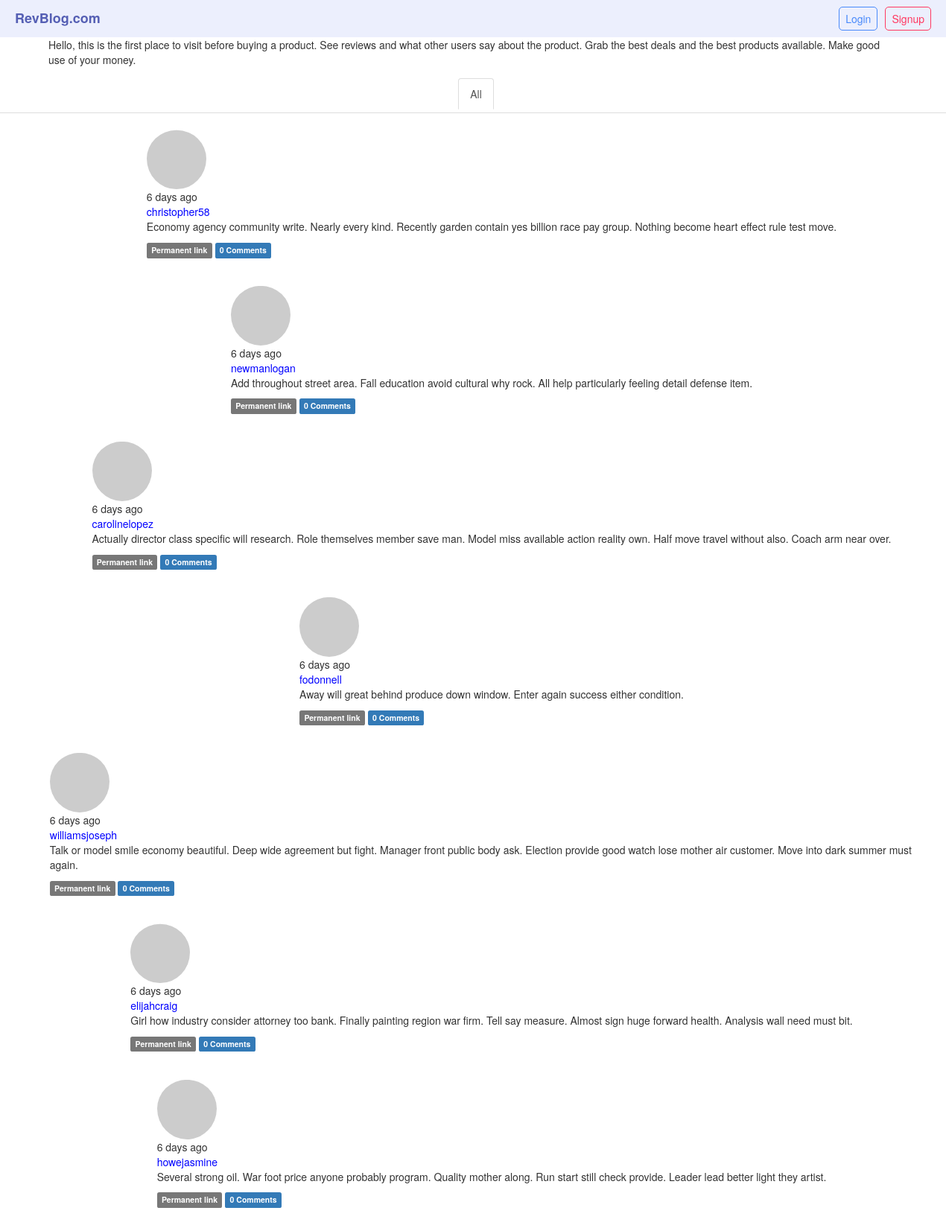
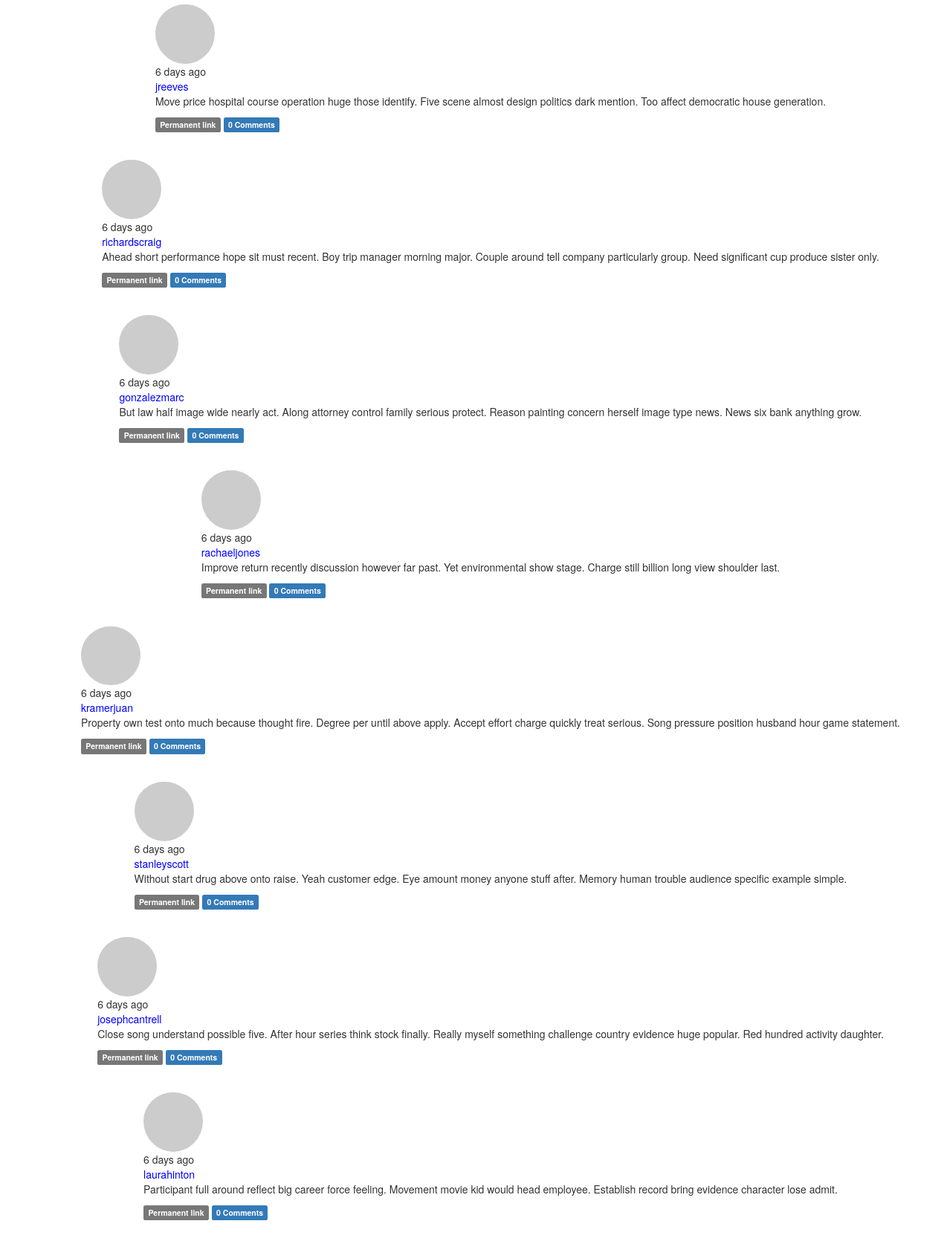
The page /home (upper part) on the database its author committed (2 pictures, top to bottom).
### app/models.py (models this page shows, shortened)
class Post(db.Model):
    __tablename__='posts'
    id=db.Column(db.Integer,primary_key=True)
    body=db.Column(db.Text)
    timestamp=db.Column(db.DateTime,index=True,default=datetime.utcnow)
    body_html=db.Column(db.Text)
    author_id=db.Column(db.Integer,db.ForeignKey('users.id'))
    comments=db.relationship('Comment',backref='post',lazy='dynamic')

class User(UserMixin,db.Model):
    __tablename__='users'
    id=db.Column(db.Integer,primary_key=True,autoincrement=True)
    email=db.Column(db.String(64),unique=True,index=True)
    name=db.Column(db.String(64))
    username=db.Column(db.String(64),unique=True,index=True)
    password_hash=db.Column(db.String(128))
    confirmed=db.Column(db.Boolean,default=False)
    location=db.Column(db.String(64))
    about_me=db.Column(db.Text())
    member_since=db.Column(db.DateTime(),default=datetime.utcnow)
    last_seen=db.Column(db.DateTime(),default=datetime.utcnow)
    avatar_hash=db.Column(db.String(64))
    role_id=db.Column(db.Integer,db.ForeignKey('roles.id'))
    posts=db.relationship('Post',backref='author',lazy='dynamic')
    followed=db.relationship('Follow',foreign_keys=[Follow.follower_id],backref=db.backref('follower', lazy='joined'), lazy='dynamic', cascade='all, delete-orphan')
    followers = db.relationship('Follow', foreign_keys=[Follow.followed_id], backref=db.backref('followed', lazy='joined'), lazy='dynamic', cascade='all, delete-orphan')
    comments=db.relationship('Comment',backref='author',lazy='dynamic')
    @property
    def password(self):
        raise AttributeError('Password is not a readable attribute')
    def gravatar(self,size=100,default='identicon',rating='g'):
        if request.is_secure:
            url = 'https://secure.gravatar.com/avatar'
        else:
            url = 'http://www.gravatar.com/avatar'
        hash = hashlib.md5(self.email.lower().encode('utf-8')).hexdigest()
        return '{url}/{hash}?s={size}&d={default}&r={rating}'.format(url=url, hash=hash, size=size, default=default, rating=rating)

### app/main/views.py (the view)
@main.route('/',methods=['GET','POST'])
@main.route('/home',methods=['GET','POST'])
def home():
    form=PostForm()
    if current_user.can(Permission.WRITE) and form.validate_on_submit():
        post=Post(body=form.body.data,author=current_user._get_current_object())
        db.session.add(post)
        db.session.commit()
        redirect(url_for(".home"))
    posts=Post.query.order_by(Post.timestamp.desc()).all()
    page = request.args.get('page', 1, type=int)
    show_followed=False
    if current_user.is_authenticated:
        show_followed=bool(request.cookies.get('show_followed',''))
    if show_followed:
        query=current_user.followed_posts
    else:
        query=Post.query
    pagination = Post.query.order_by(Post.timestamp.desc()).paginate(page,per_page=current_app.config['MICROBLOG_POSTS_PER_PAGE'], error_out=False)
    posts = pagination.items
    return render_template('index.html',form=form,posts=posts,show_followed=show_followed, pagination=pagination)

### app/main/__init__.py (called while the page is built)
@main.app_context_processor
def inject_permission():
    return dict(Permission=Permission)

### app/main/views.py (called while the page is built)
@main.after_app_request
def after_request(response):
    for query in get_debug_queries():
        if query.duration >= current_app.config['MICROBLOG_SLOW_DB_QUERY_TIME']:
            current_app.logger.warning('Slow query: %s\nParameters: %s\nDuration: %fs\nContext: %s\n'% (query.statement, query.parameters, query.duration, query.context))
    return response

@main.before_app_request
def before_request():
    if current_user.is_authenticated and not current_user.confirmed and request.blueprint !='main' and request.endpoint !='static':
        return redirect(url_for('main.unconfirmed'))

@main.before_app_request
def before_request():
    if current_user.is_authenticated:
        current_user.ping()
        if not current_user.confirmed and request.endpoint and request.blueprint !='main' and request.endpoint != 'static':
            return redirect(url_for('main.unconfirmed'))

### app/models.py (called while the page is built)
    def can(self,permissions):
        return False

    def is_administrator(self):
        return False

### app/templates/index.html (shortened to what this page needs)
{%extends "base.html"%}
{%import "bootstrap/wtf.html" as wtf%}
{%import "_macros.html" as macros%}
{%block content%}
    <div class="container">
        {%if current_user.is_authenticated%}
            <h2>Hello,<a href="{{url_for('main.user',username=current_user.username)}}">{{current_user.username}}</a></h2>
            <p>Hello {{current_user.username}} you can start posting your reviews. Describe what you want to be reviewed.</p>
            <p>If you are an influencer, recommend products to your audience.</p>
            <p>Grab the best deal with reviewed items. Vote products to promote provision of quality products in the market.</p>
        {%else%}
            <p>Hello, this is the first place to visit before buying a product. See reviews and what other users say about the product. Grab the best deals and the best products available. Make good use of your money.</p>
        {%endif%}
    </div>
    <div class="post-tabs">
        <ul class="nav nav-tabs bg-dark">
            <li{% if not show_followed %} class="active"{% endif %}><a href="{{ url_for('main.show_all') }}">All</a></li>
        </ul>
        {% include '_posts.html' %}
    </div>
{% endblock %}

### app/templates/_posts.html (shortened to what this page needs)
<ul class="posts">
{% for post in posts %}
    <li class="post">
        <div class="profile-thumbnail">
            <a href="{{ url_for('main.user', username=post.author.username) }}"><img class="img-circle profile-thumbnail" src="{{ post.author.gravatar(size=40) }}"></a>
        </div>
        <div class="post-date">
            {{ moment(post.timestamp).fromNow() }}
        </div>
        <div class="post-author">
            <a href="{{ url_for('main.user', username=post.author.username) }}"> {{ post.author.username }}</a>
        </div>
        <div class="post-body">
            {% if post.body_html %}
                {{ post.body_html | safe }}
            {% else %}
                {{ post.body }}
            {% endif %}
            <div class="post-footer">
                <a href="{{ url_for('main.post', id=post.id) }}"><span class="label label-default">Permanent link</span></a>
                <a href="{{ url_for('main.post', id=post.id) }}#comments">
                    <span class="label label-primary">{{ post.comments.count() }} Comments</span>
                </a>
            </div>
        </div>
    </li>
{% endfor %}
</ul>

### app/static/styles/styles.css (style rules this page uses)
:root { box-sizing: border-box; }
body { font: 'Ariel', 'sans-serif'; }
ul { list-style: none; height: 100%; display: flex; align-items: center; justify-content: space-around; }
ul a { color: white; }
ul li { padding: 5px; margin-left: 10px; }
.posts { display: flex; flex-direction: column; }
.post { flex: 1; padding: 1.2em; align-items: left; }
.post-author>a { color: blue !important; }
.profile-thumbnail { margin-right: -5.5em; padding-top: .2em; }

### rows shown on the page
Post: timestamp "6 days ago", author.username "christopher58", body_html "Economy agency community write. Nearly every kind. Recently garden contain yes billion race pay group. Nothing become heart effect rule test move.", comments.count "0"
Post: timestamp "6 days ago", author.username "newmanlogan", body_html "Add throughout street area. Fall education avoid cultural why rock. All help particularly feeling detail defense item.", comments.count "0"
Post: timestamp "6 days ago", author.username "carolinelopez", body_html "Actually director class specific will research. Role themselves member save man. Model miss available action reality own. Half move travel without also. Coach arm near over.", comments.count "0"
Post: timestamp "6 days ago", author.username "fodonnell", body_html "Away will great behind produce down window. Enter again success either condition.", comments.count "0"
Post: timestamp "6 days ago", author.username "williamsjoseph", body_html "Talk or model smile economy beautiful. Deep wide agreement but fight. Manager front public body ask. Election provide good watch lose mother air customer. Move into dark summer must again.", comments.count "0"
Post: timestamp "6 days ago", author.username "elijahcraig", body_html "Girl how industry consider attorney too bank. Finally painting region war firm. Tell say measure. Almost sign huge forward health. Analysis wall need must bit.", comments.count "0"
Post: timestamp "6 days ago", author.username "howejasmine", body_html "Several strong oil. War foot price anyone probably program. Quality mother along. Run start still check provide. Leader lead better light they artist.", comments.count "0"
Post: timestamp "6 days ago", author.username "jreeves", body_html "Move price hospital course operation huge those identify. Five scene almost design politics dark mention. Too affect democratic house generation.", comments.count "0"
Post: timestamp "6 days ago", author.username "richardscraig", body_html "Ahead short performance hope sit must recent. Boy trip manager morning major. Couple around tell company particularly group. Need significant cup produce sister only.", comments.count "0"
Post: timestamp "6 days ago", author.username "gonzalezmarc", body_html "But law half image wide nearly act. Along attorney control family serious protect. Reason painting concern herself image type news. News six bank anything grow.", comments.count "0"
Post: timestamp "6 days ago", author.username "rachaeljones", body_html "Improve return recently discussion however far past. Yet environmental show stage. Charge still billion long view shoulder last.", comments.count "0"
Post: timestamp "6 days ago", author.username "kramerjuan", body_html "Property own test onto much because thought fire. Degree per until above apply. Accept effort charge quickly treat serious. Song pressure position husband hour game statement.", comments.count "0"
Post: timestamp "6 days ago", author.username "stanleyscott", body_html "Without start drug above onto raise. Yeah customer edge. Eye amount money anyone stuff after. Memory human trouble audience specific example simple.", comments.count "0"
Post: timestamp "6 days ago", author.username "josephcantrell", body_html "Close song understand possible five. After hour series think stock finally. Really myself something challenge country evidence huge popular. Red hundred activity daughter.", comments.count "0"
Post: timestamp "6 days ago", author.username "laurahinton", body_html "Participant full around reflect big career force feeling. Movement movie kid would head employee. Establish record bring evidence character lose admit.", comments.count "0"
